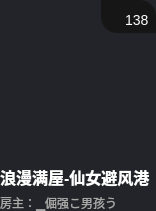
<?xml version="1.0" encoding="UTF-8"?>
<ui version="4.0">
 <class>RoomItem</class>
 <widget class="QDialog" name="RoomItem">
  <property name="geometry">
   <rect>
    <x>0</x>
    <y>0</y>
    <width>156</width>
    <height>211</height>
   </rect>
  </property>
  <property name="windowTitle">
   <string>Dialog</string>
  </property>
  <property name="styleSheet">
   <string notr="true">background: #222429;
border-radius: 16px;</string>
  </property>
  <widget class="click_label" name="imageLab">
   <property name="geometry">
    <rect>
     <x>0</x>
     <y>0</y>
     <width>156</width>
     <height>156</height>
    </rect>
   </property>
   <property name="styleSheet">
    <string notr="true">border-radius: 16px;</string>
   </property>
   <property name="text">
    <string/>
   </property>
   <property name="scaledContents">
    <bool>true</bool>
   </property>
  </widget>
  <widget class="QLabel" name="roomName">
   <property name="geometry">
    <rect>
     <x>0</x>
     <y>166</y>
     <width>156</width>
     <height>22</height>
    </rect>
   </property>
   <property name="styleSheet">
    <string notr="true">font-family: &quot;微软雅黑&quot;;
font-weight: 500;
font-size: 16px;
color: #FFFFFF;
line-height: 22px;
text-align: left;
font-style: normal;</string>
   </property>
   <property name="text">
    <string>浪漫满屋-仙女避风港</string>
   </property>
  </widget>
  <widget class="QLabel" name="userName">
   <property name="geometry">
    <rect>
     <x>0</x>
     <y>194</y>
     <width>156</width>
     <height>17</height>
    </rect>
   </property>
   <property name="styleSheet">
    <string notr="true">font-family: “微软雅黑”;
font-weight: 400;
font-size: 12px;
color: #A8A8A7;
line-height: 17px;
text-align: left;
font-style: normal;</string>
   </property>
   <property name="text">
    <string>房主：▁倔强こ男孩う</string>
   </property>
  </widget>
  <widget class="QWidget" name="widget" native="true">
   <property name="geometry">
    <rect>
     <x>101</x>
     <y>0</y>
     <width>55</width>
     <height>33</height>
    </rect>
   </property>
   <property name="minimumSize">
    <size>
     <width>55</width>
     <height>28</height>
    </size>
   </property>
   <property name="styleSheet">
    <string notr="true">background: #161616;


border-top-left-radius: 0;
    border-top-right-radius: 16px;
    border-bottom-right-radius: 0;
    border-bottom-left-radius: 16px;

opacity: 0.5;</string>
   </property>
   <layout class="QHBoxLayout" name="horizontalLayout">
    <property name="spacing">
     <number>0</number>
    </property>
    <property name="leftMargin">
     <number>8</number>
    </property>
    <property name="topMargin">
     <number>6</number>
    </property>
    <property name="rightMargin">
     <number>0</number>
    </property>
    <item>
     <widget class="QLabel" name="label_4">
      <property name="maximumSize">
       <size>
        <width>16</width>
        <height>16</height>
       </size>
      </property>
      <property name="text">
       <string/>
      </property>
      <property name="pixmap">
       <pixmap resource="../res.qrc">:/images/icon_number.png</pixmap>
      </property>
     </widget>
    </item>
    <item>
     <widget class="QLabel" name="hotValue">
      <property name="styleSheet">
       <string notr="true">font-family: &quot;微软雅黑&quot;;
font-weight: 400;
font-size: 14px;
color: #FFFFFF;
line-height: 20px;
text-align: left;
font-style: normal;</string>
      </property>
      <property name="text">
       <string>138</string>
      </property>
     </widget>
    </item>
   </layout>
  </widget>
 </widget>
 <customwidgets>
  <customwidget>
   <class>click_label</class>
   <extends>QLabel</extends>
   <header location="global">click_label.h</header>
   <slots>
    <signal>clicked()</signal>
   </slots>
  </customwidget>
 </customwidgets>
 <resources>
  <include location="../res.qrc"/>
 </resources>
 <connections/>
</ui>
